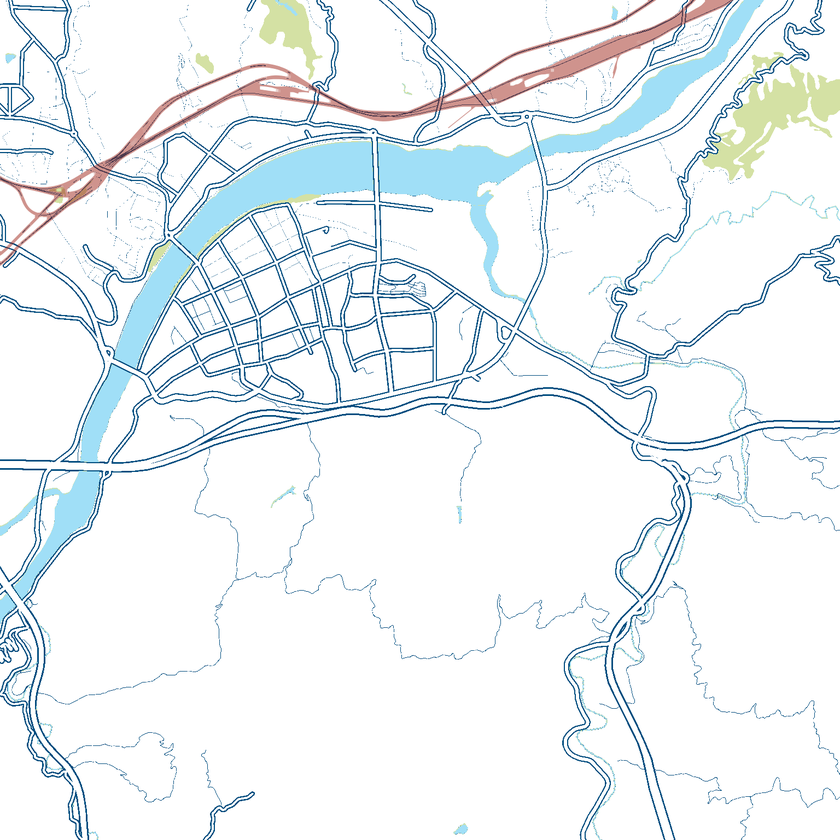
#> input picture assets/city_networks/ankang.png, 840 x 840 px, shrunk from 1536 x 1536 before the run
$ python -i get_city_networks.py   (imports and definitions only)
#> lines starting #> are read from the running program, lines starting #| are printed output that depends on the picture
#> further down, picture is the input picture: PIL image 840x840 RGBA; mean R, G, B, A 236.9, 242.5, 245, 255
import requests
from PIL import Image, ImageEnhance, ImageOps
from io import BytesIO
import math
import os
import json
import time

# --- ⚙️ 配置 ---
IMG_DIR = "./assets/city_networks"
DATA_DIR = "./data"
# [2 lines not run here, left out]

# 🇨🇳 155 城终极名单 (ID, 中文名, 纬度, 经度, 缩放)
# 缩放: 12=大城市全貌, 13=中等城市/细节, 14=小城/特色纹理
targets = [
    # --- 原有的 100 个基础 (直辖/省会/副省级/热门) ---
    ("beijing", "北京", 39.9042, 116.4074, 12),
    ("shanghai", "上海", 31.2304, 121.4737, 12),
    ("tianjin", "天津", 39.0842, 117.2009, 12),
    ("chongqing", "重庆", 29.5630, 106.5516, 13),
    ("hong_kong", "香港", 22.3193, 114.1694, 13),
    ("macau", "澳门", 22.1987, 113.5439, 14),
    ("taipei", "台北", 25.0330, 121.5654, 13),
    ("guangzhou", "广州", 23.1291, 113.2644, 12),
    ("shenzhen", "深圳", 22.5431, 114.0579, 12),
    ("zhuhai", "珠海", 22.2707, 113.5767, 13),
    ("foshan", "佛山", 23.0215, 113.1214, 13),
    ("dongguan", "东莞", 23.0205, 113.7518, 12),
    ("shantou", "汕头", 23.3517, 116.6787, 13),
    ("haikou", "海口", 20.0440, 110.1999, 13),
    ("sanya", "三亚", 18.2528, 109.5120, 13),
    ("nanning", "南宁", 22.8170, 108.3665, 12),
    ("guilin", "桂林", 25.2345, 110.1800, 13),
    ("liuzhou", "柳州", 24.3255, 109.4126, 13),
    ("beihai", "北海", 21.4812, 109.1192, 13),
    ("nanjing", "南京", 32.0603, 118.7969, 12),
    ("suzhou", "苏州", 31.2989, 120.5853, 13),
    ("wuxi", "无锡", 31.4912, 120.3119, 13),
    ("changzhou", "常州", 31.8112, 119.9741, 13),
    ("yangzhou", "扬州", 32.3942, 119.4129, 13),
    ("xuzhou", "徐州", 34.2048, 117.2841, 13),
    ("hangzhou", "杭州", 30.2741, 120.1551, 12),
    ("ningbo", "宁波", 29.8683, 121.5440, 12),
    ("wenzhou", "温州", 27.9943, 120.6994, 13),
    ("shaoxing", "绍兴", 30.0024, 120.5861, 13),
    ("jinhua", "金华", 29.0790, 119.6474, 13),
    ("yiwu", "义乌", 29.3003, 120.0751, 13),
    ("hefei", "合肥", 31.8206, 117.2272, 12),
    ("fuzhou", "福州", 26.0745, 119.2965, 12),
    ("xiamen", "厦门", 24.4798, 118.0894, 13),
    ("quanzhou", "泉州", 24.8741, 118.6757, 13),
    ("nanchang", "南昌", 28.6820, 115.8579, 12),
    ("jingdezhen", "景德镇", 29.2690, 117.1782, 13),
    ("jinan", "济南", 36.6512, 117.1201, 12),
    ("qingdao", "青岛", 36.0671, 120.3826, 13),
    ("yantai", "烟台", 37.4638, 121.4479, 13),
    ("weifang", "潍坊", 36.7072, 119.1617, 13),
    ("zibo", "淄博", 36.8135, 118.0550, 13),
    ("kaohsiung", "高雄", 22.6273, 120.3014, 13),
    ("taichung", "台中", 24.1477, 120.6736, 13),
    ("tainan", "台南", 22.9997, 120.2270, 13),
    ("wuhan", "武汉", 30.5928, 114.3055, 12),
    ("yichang", "宜昌", 30.6920, 111.2865, 13),
    ("xiangyang", "襄阳", 32.0087, 112.1224, 13),
    ("changsha", "长沙", 28.2282, 112.9388, 12),
    ("zhuzhou", "株洲", 27.8274, 113.1338, 13),
    ("yueyang", "岳阳", 29.3567, 113.1289, 13),
    ("zhangjiajie", "张家界", 29.1170, 110.4792, 14),
    ("zhengzhou", "郑州", 34.7466, 113.6253, 12),
    ("luoyang", "洛阳", 34.6181, 112.4540, 13),
    ("kaifeng", "开封", 34.7972, 114.3076, 13),
    ("shijiazhuang", "石家庄", 38.0428, 114.5149, 12),
    ("tangshan", "唐山", 39.6301, 118.1802, 13),
    ("qinhuangdao", "秦皇岛", 39.9617, 119.6005, 13),
    ("taiyuan", "太原", 37.8706, 112.5489, 12),
    ("datong", "大同", 40.0768, 113.3001, 13),
    ("hohhot", "呼和浩特", 40.8415, 111.7492, 12),
    ("baotou", "包头", 40.6579, 109.8404, 13),
    ("shenyang", "沈阳", 41.8057, 123.4315, 12),
    ("dalian", "大连", 38.9140, 121.6147, 13),
    ("changchun", "长春", 43.8171, 125.3235, 12),
    ("harbin", "哈尔滨", 45.8038, 126.5350, 12),
    ("daqing", "大庆", 46.5845, 125.1037, 13),
    ("qiqihar", "齐齐哈尔", 47.3543, 123.9182, 13),
    ("jilin", "吉林市", 43.8378, 126.5496, 13),
    ("chengdu", "成都", 30.5728, 104.0668, 12),
    ("leshan", "乐山", 29.5521, 103.7656, 13),
    ("kunming", "昆明", 24.8801, 102.8329, 12),
    ("dali", "大理", 25.6065, 100.2676, 13),
    ("lijiang", "丽江", 26.8550, 100.2277, 14),
    ("jinghong", "景洪(版纳)", 22.0017, 100.7979, 14),
    ("guiyang", "贵阳", 26.6470, 106.6302, 13),
    ("zunyi", "遵义", 27.7050, 106.9270, 13),
    ("lhasa", "拉萨", 29.6525, 91.1721, 13),
    ("shigatse", "日喀则", 29.2675, 88.8752, 14),
    ("xi_an", "西安", 34.3416, 108.9398, 12),
    ("baoji", "宝鸡", 34.3619, 107.2373, 13),
    ("yanan", "延安", 36.5854, 109.4897, 14),
    ("lanzhou", "兰州", 36.0611, 103.8343, 12),
    ("dunhuang", "敦煌", 40.1421, 94.6620, 14),
    ("xining", "西宁", 36.6171, 101.7782, 13),
    ("yinchuan", "银川", 38.4872, 106.2309, 12),
    ("zhongwei", "中卫", 37.5136, 105.1896, 14),
    ("urumqi", "乌鲁木齐", 43.8256, 87.6168, 12),
    ("kashgar", "喀什", 39.4704, 75.9898, 14),
    ("turpan", "吐鲁番", 42.9333, 89.1897, 14),
    ("korla", "库尔勒", 41.7641, 86.1453, 13),
    ("karamay", "克拉玛依", 45.6032, 84.8694, 13),
    ("tekes", "特克斯", 43.2146, 81.8412, 15),
    ("shihezi", "石河子", 44.3054, 86.0332, 13),

    # --- 🔥 新增 50+ 城市 (华东/华南/西南/西北/东北) ---
    # 江浙富庶地
    ("jiaxing", "嘉兴", 30.7539, 120.7522, 13), # 南湖
    ("huzhou", "湖州", 30.8930, 120.0873, 13), # 太湖边
    ("taizhou_zj", "台州", 28.6564, 121.4208, 13),
    ("zhenjiang", "镇江", 32.1878, 119.4252, 13), # 长江
    ("taizhou_js", "泰州", 32.4555, 119.9246, 13),
    ("nantong", "南通", 31.9802, 120.8943, 13),
    ("wuhu", "芜湖", 31.3528, 118.3755, 13),
    ("anqing", "安庆", 30.5248, 117.0428, 13),

    # 山东大汉
    ("jining", "济宁", 35.4149, 116.5872, 13),
    ("weihai", "威海", 37.5130, 122.1204, 13), # 海滨
    ("linyi", "临沂", 35.0518, 118.3119, 13),

    # 华南/江西
    ("ganzhou", "赣州", 25.8311, 114.9347, 13), # 宋城
    ("zhanjiang", "湛江", 21.2707, 110.3594, 13), # 军港
    ("huizhou", "惠州", 23.1115, 114.4161, 13), # 西湖
    ("zhongshan", "中山", 22.5170, 113.3928, 13),
    ("jiangmen", "江门", 22.5787, 113.0819, 13), # 侨乡

    # 华中
    ("hengyang", "衡阳", 26.8968, 112.5725, 13),
    ("changde", "常德", 29.0317, 111.6985, 13), # 桃花源
    ("jingzhou", "荆州", 30.3323, 112.2354, 13), # 古城墙
    ("shiyan", "十堰", 32.6475, 110.7993, 13), # 车城

    # 华北
    ("handan", "邯郸", 36.6256, 114.5391, 13),
    ("baoding", "保定", 38.8738, 115.4648, 13),
    ("zhangjiakou", "张家界", 40.8183, 114.8859, 13), # 冬奥
    ("chengde", "承德", 40.9762, 117.9624, 13), # 避暑山庄
    ("ordos", "鄂尔多斯", 39.6083, 109.7816, 13), # 康巴什鬼城(规划整齐)

    # 东北
    ("anshan", "鞍山", 41.1075, 122.9944, 13), # 钢都
    ("dandong", "丹东", 40.1242, 124.3830, 13), # 边境
    ("jinzhou", "锦州", 41.0951, 121.1270, 13),
    ("yanji", "延吉", 42.9068, 129.5076, 13), # 朝鲜族特色

    # 西北
    ("xianyang", "咸阳", 34.3296, 108.7089, 13),
    ("yulin_sx", "榆林", 38.2853, 109.7347, 13), # 陕北
    ("tianshui", "天水", 34.5808, 105.7249, 13), # 麦积山
    ("jiuquan", "酒泉", 39.7321, 98.4942, 13), # 卫星
    ("hami", "哈密", 42.8185, 93.5151, 13),
    ("aksu", "阿克苏", 41.1687, 80.2606, 13),

    # 西南
    ("mianyang", "绵阳", 31.4674, 104.7578, 13), # 科技城
    ("yibin", "宜宾", 28.7525, 104.6432, 13), # 酒都
    ("nanchong", "南充", 30.7991, 106.0829, 13),
    ("bijie", "毕节", 27.3019, 105.2863, 13),
    ("shangrila", "香格里拉", 27.8288, 99.7072, 14), # 独克宗
    ("panzhihua", "攀枝花", 26.5823, 101.7186, 13), # 山谷城市
    ("luzhou", "泸州", 28.8724, 105.4404, 13),
    ("deyang", "德阳", 31.1279, 104.3986, 13),
    ("guangyuan", "广元", 32.4417, 105.8433, 13),
    ("dazhou", "达州", 31.2096, 107.4680, 13),
    ("liupanshui", "六盘水", 26.5926, 104.8302, 13), # 凉都
    ("anshun", "安顺", 26.2530, 105.9462, 13), # 黄果树
    ("tongren", "铜仁", 27.7172, 109.1899, 13),
    ("qujing", "曲靖", 25.4899, 103.7978, 13),
    ("yuxi", "玉溪", 24.3520, 102.5439, 13),
    ("hanzhong", "汉中", 33.0676, 107.0236, 13),
    ("jiayuguan", "嘉峪关", 39.7731, 98.2891, 14), # 关城
    ("zhangye", "张掖", 38.9259, 100.4498, 13), # 七彩丹霞
    ("hotan", "和田", 37.1141, 79.9222, 13),
    ("yining", "伊宁", 43.9143, 81.3179, 13), # 塞外江南
    ("dezhou", "德州", 37.4340, 116.3574, 13),
]

# CartoDB Dark No-Labels 源
TILE_URL = "https://a.basemaps.cartocdn.com/dark_nolabels/{z}/{x}/{y}.png"

# [5 lines left out: function latlon_to_tile, not called in this run]

def process_image(img):
    img = img.convert("L")
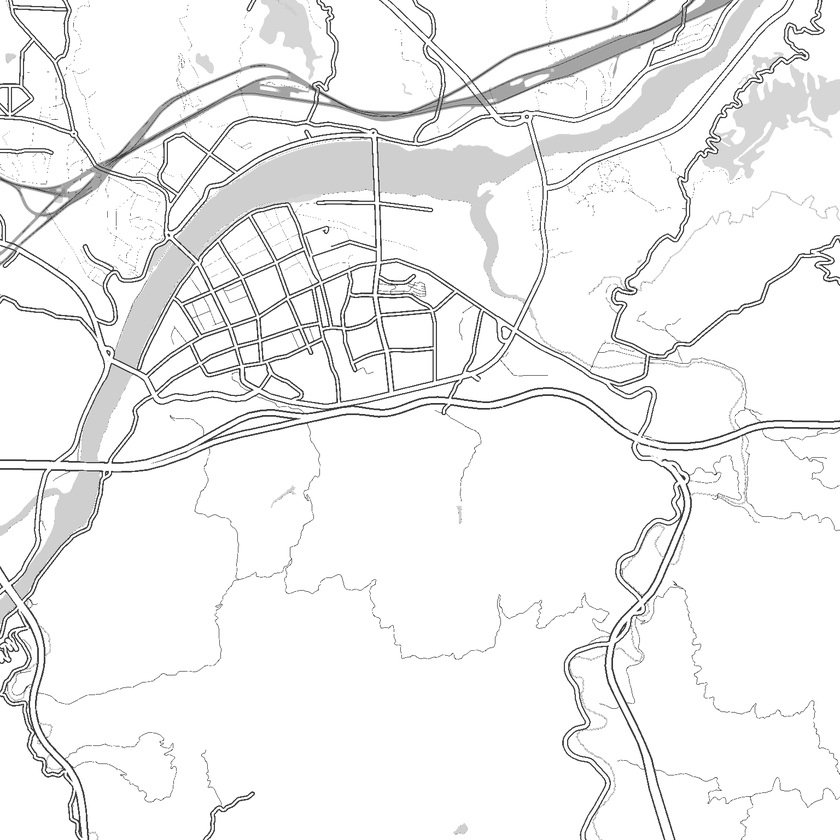
#> img: PIL image 840x840 L; min 33, max 255, mean 241.1
    img = ImageEnhance.Contrast(img).enhance(5.0)
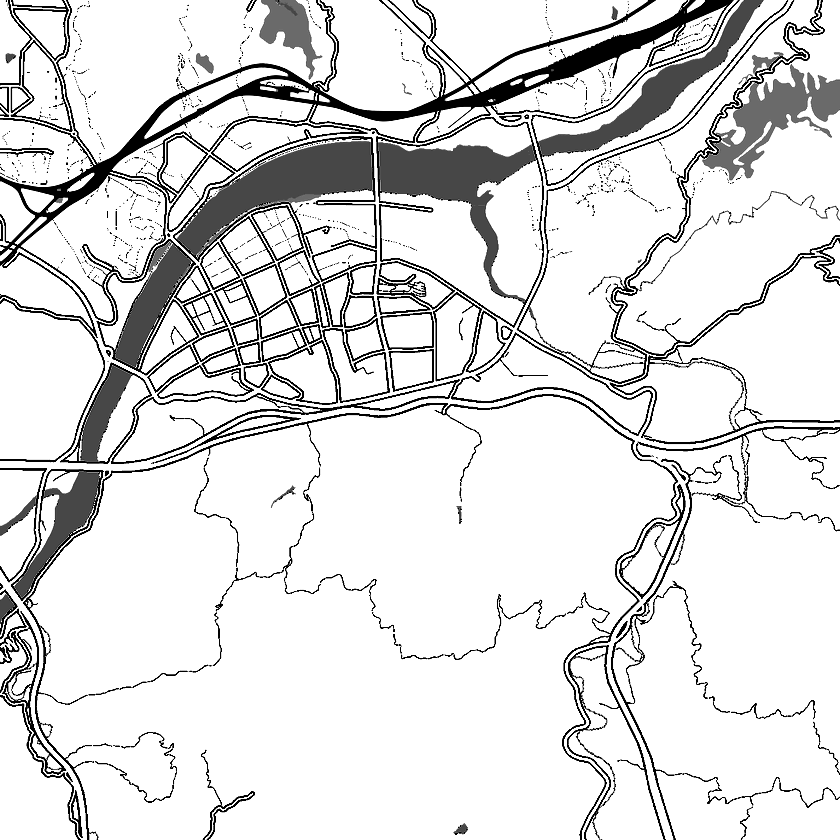
#> img: PIL image 840x840 L; min 0, max 255, mean 222.2
    img = ImageEnhance.Brightness(img).enhance(1.6)
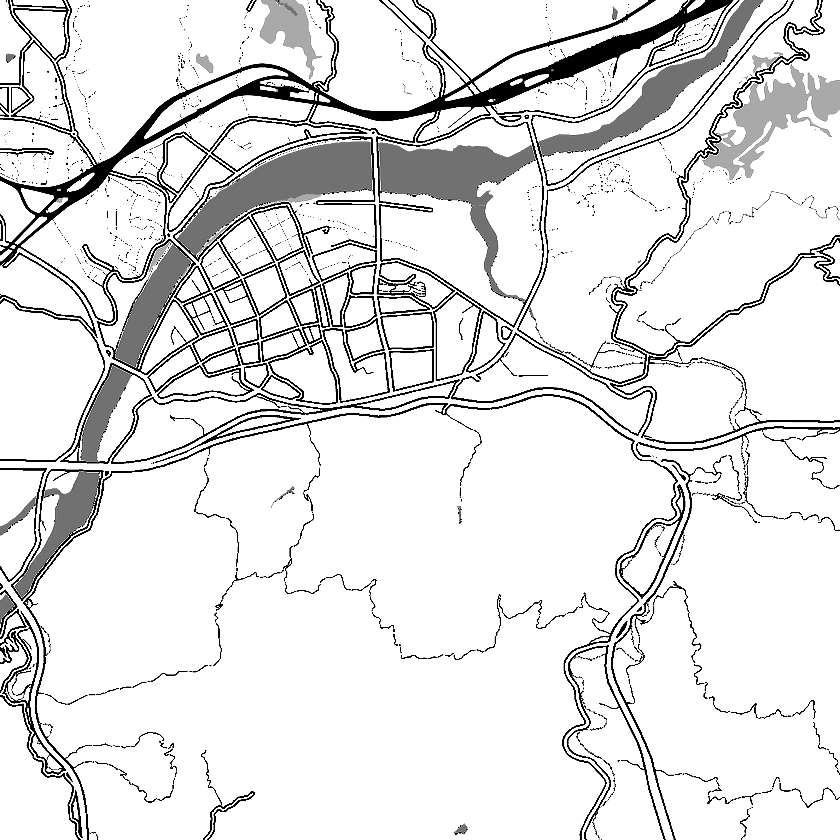
#> img: PIL image 840x840 L; min 0, max 255, mean 226.6
    img = ImageOps.colorize(img, black="black", white="white")
#> img: PIL image 840x840 RGB
    return img

# [46 lines left out: function download_merged_image, not called in this run]

# --- 主程序 ---
# [1 line not run here, left out]

json_data = []

# [21 lines not run here, left out]

>>> from PIL import Image
>>> picture = Image.open('assets/city_networks/ankang.png')
>>> result = process_image(picture)

$ run again, on assets/city_networks/daqing.png
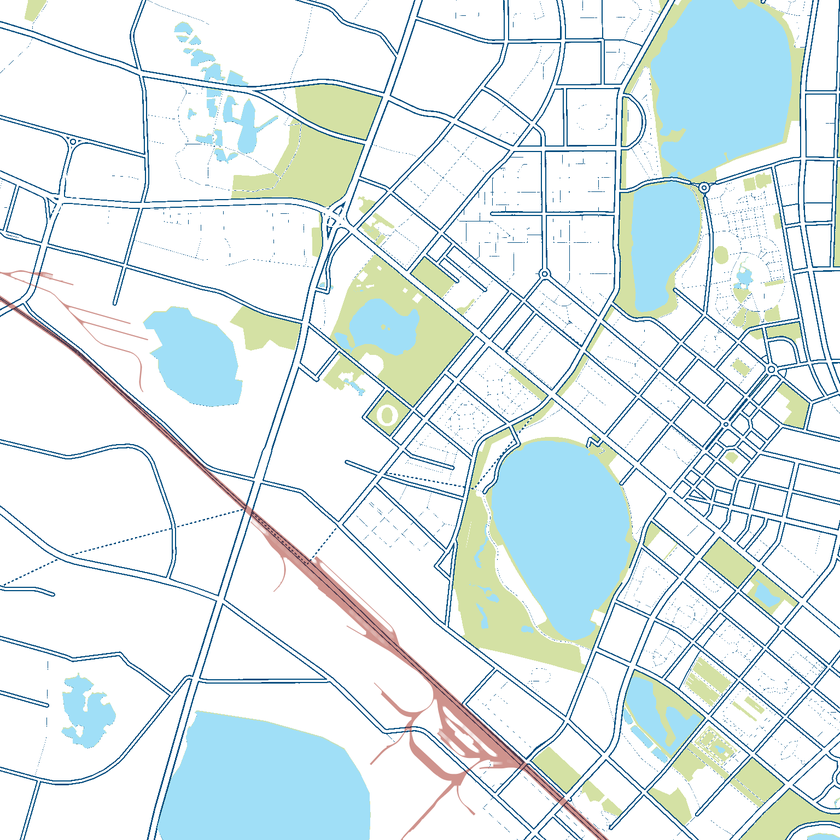
#> input picture assets/city_networks/daqing.png, 840 x 840 px, shrunk from 1536 x 1536 before the run
#> picture is the input picture: PIL image 840x840 RGBA; mean R, G, B, A 222.9, 235.3, 236.4, 255
#> in process_image, `img = ImageEnhance.Contrast(img).enhance(5.0)`:
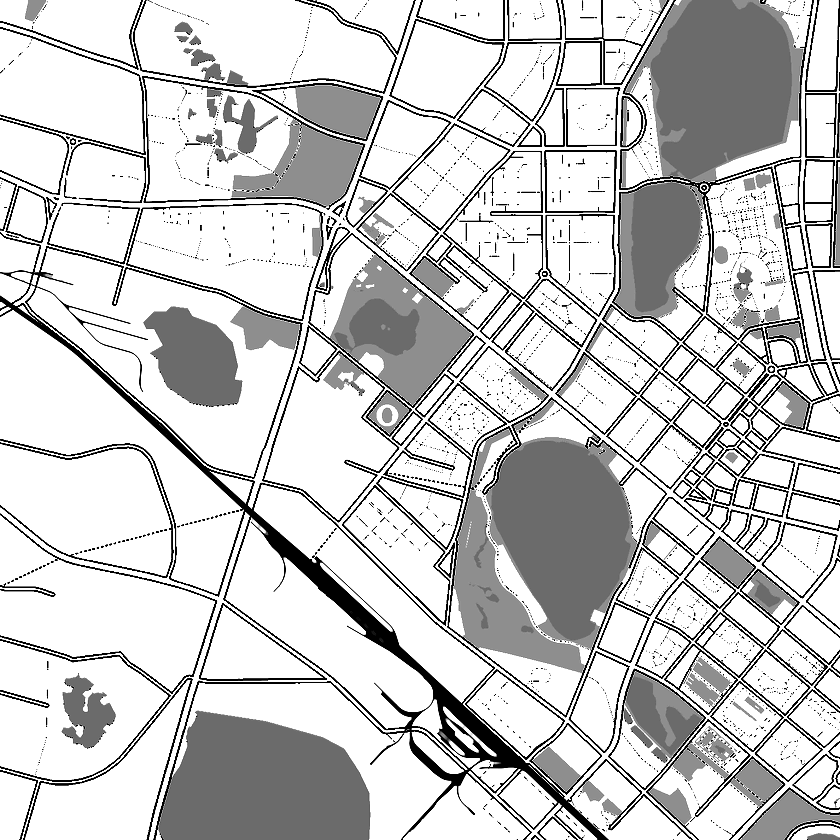
#> img: PIL image 840x840 L; min 0, max 255, mean 201.9
#> in process_image, `img = ImageEnhance.Brightness(img).enhance(1.6)`:
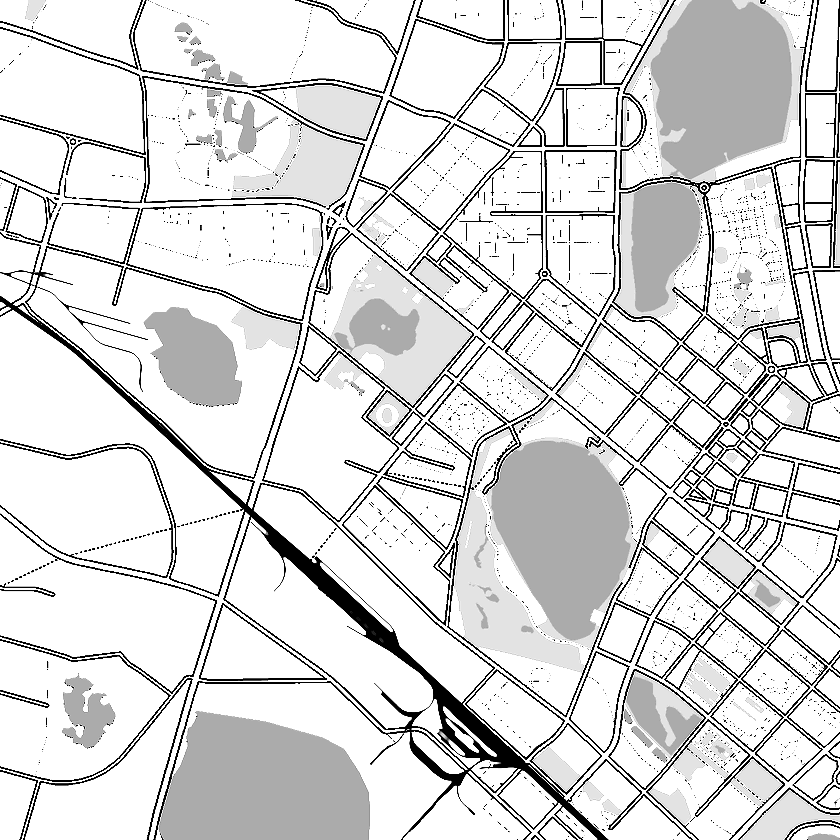
#> img: PIL image 840x840 L; min 0, max 255, mean 217.8
